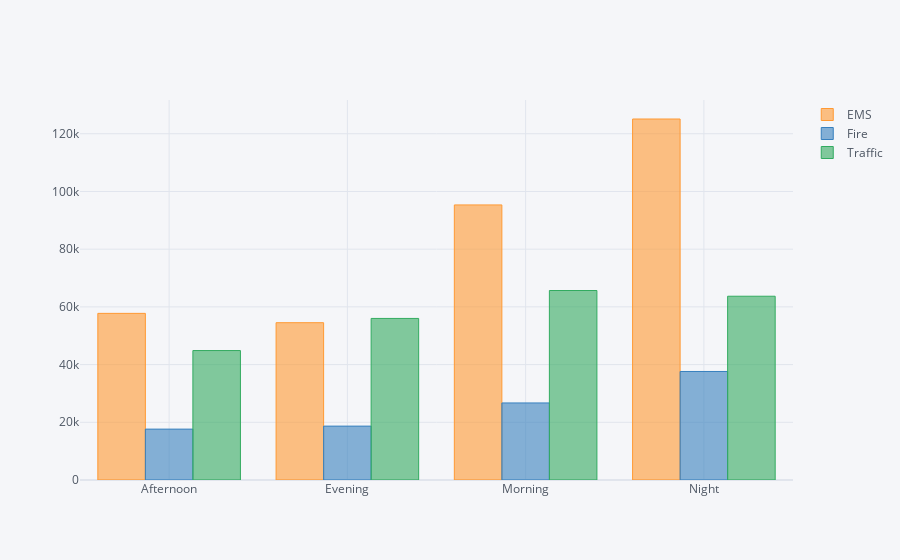

Notebook code cell kept with this figure:
### Code cell
type_vs_daytime.iplot(kind="bar")

### Figure 1 — Plotly figure (JSON) as saved in the notebook; plotly's stock layout.template omitted (floating-point values rounded to 4 significant figures)
{"data": [{"marker": {"color": "rgba(255, 153, 51, 0.6)", "line": {"color": "rgba(255, 153, 51, 1.0)", "width": 1}}, "name": "EMS", "orientation": "v", "text": "", "type": "bar", "x": ["Afternoon", "Evening", "Morning", "Night"], "y": [57746, 54513, 95326, 125107]}, {"marker": {"color": "rgba(55, 128, 191, 0.6)", "line": {"color": "rgba(55, 128, 191, 1.0)", "width": 1}}, "name": "Fire", "orientation": "v", "text": "", "type": "bar", "x": ["Afternoon", "Evening", "Morning", "Night"], "y": [17635, 18673, 26704, 37610]}, {"marker": {"color": "rgba(50, 171, 96, 0.6)", "line": {"color": "rgba(50, 171, 96, 1.0)", "width": 1}}, "name": "Traffic", "orientation": "v", "text": "", "type": "bar", "x": ["Afternoon", "Evening", "Morning", "Night"], "y": [44859, 55993, 65670, 63686]}], "layout": {"legend": {"bgcolor": "#F5F6F9", "font": {"color": "#4D5663"}}, "paper_bgcolor": "#F5F6F9", "plot_bgcolor": "#F5F6F9", "title": {"font": {"color": "#4D5663"}}, "xaxis": {"gridcolor": "#E1E5ED", "showgrid": true, "tickfont": {"color": "#4D5663"}, "title": {"font": {"color": "#4D5663"}, "text": ""}, "zerolinecolor": "#E1E5ED"}, "yaxis": {"gridcolor": "#E1E5ED", "showgrid": true, "tickfont": {"color": "#4D5663"}, "title": {"font": {"color": "#4D5663"}, "text": ""}, "zerolinecolor": "#E1E5ED"}}}
